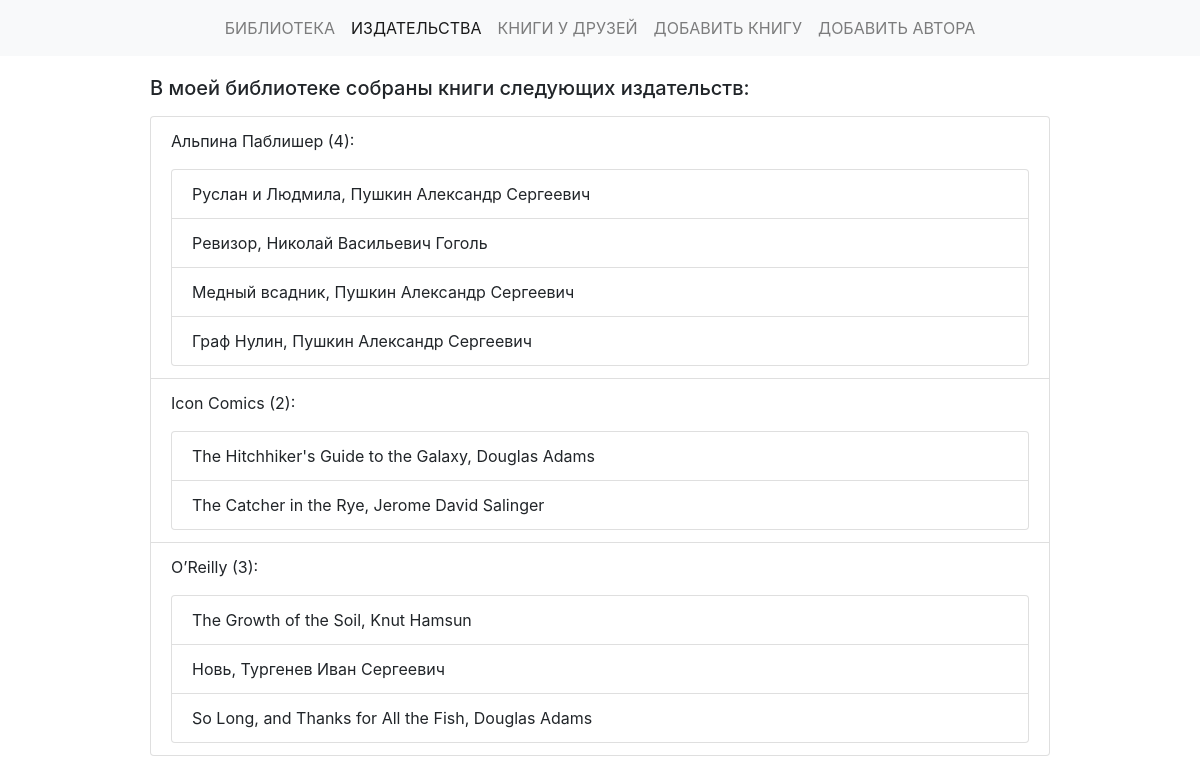
Page /publishers/ on the earlier database version.
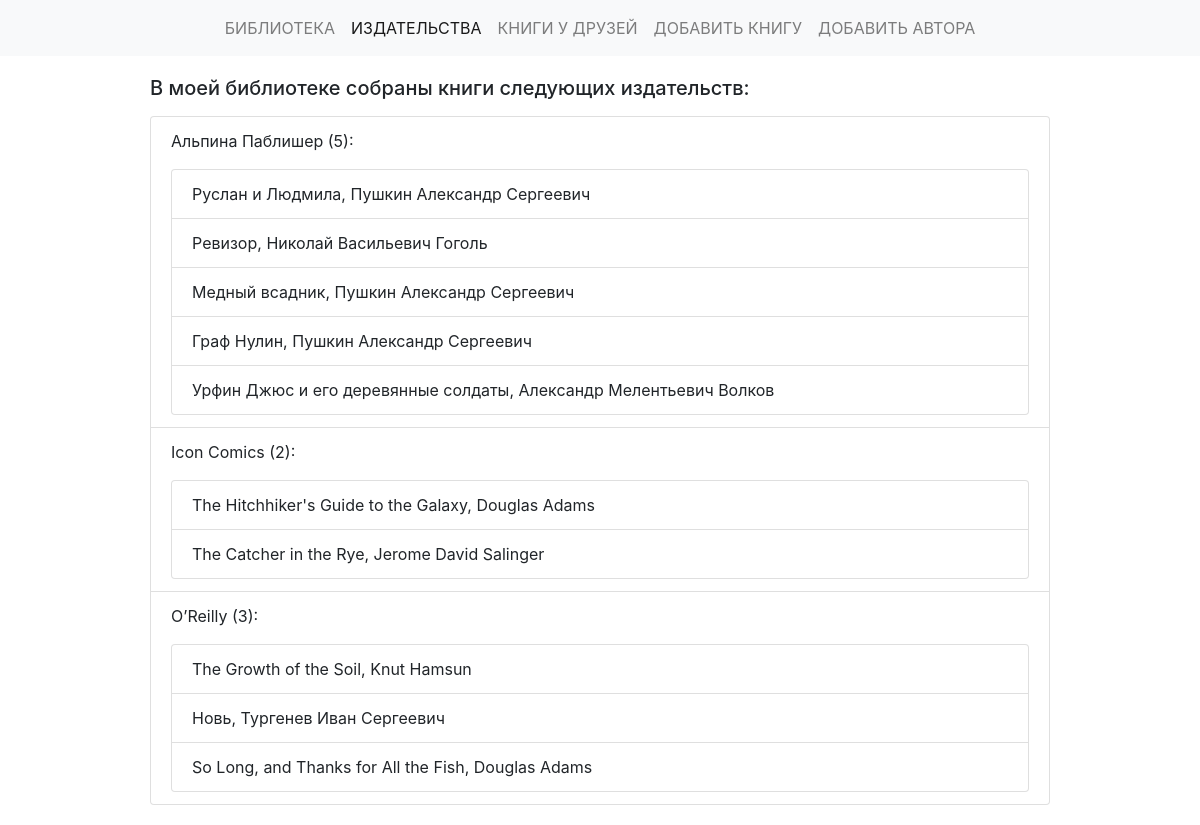
Same page on the later database version.
### p_library/models.py (models this page shows, shortened)
class Publisher(models.Model):
    title = models.CharField(max_length=200)

class Book(models.Model):
    ISBN = models.CharField(max_length=13)
    title = models.TextField()
    description = models.TextField()
    year_release = models.SmallIntegerField()
    author = models.ForeignKey(Author, on_delete=models.CASCADE)
    copy_count = models.PositiveIntegerField(default=1)
    price = models.DecimalField(max_digits=100, decimal_places=2, default=0.00)
    publisher = models.ForeignKey(Publisher, related_name="books", on_delete=models.SET_NULL, null=True, blank=True)
    borrower = models.ForeignKey(Friend, related_name="borrowed_books", on_delete=models.SET_NULL, null=True, blank=True)
    cover = models.ImageField(upload_to='book_covers', blank=True)

class Author(models.Model):
    full_name = models.TextField()
    birth_year = models.SmallIntegerField()
    country = models.CharField(max_length=2)
    def __str__(self):
        return self.full_name

### p_library/views.py (the view)
# urls.py: path("publishers/", views.publishers, name="publishers"),
def publishers(request):
    template = loader.get_template("publishers_list.html")
    publishers = Publisher.objects.all()
    publishers_data = {"publishers": publishers}
    return HttpResponse(template.render(publishers_data))

### p_library/templatetags/pub_books.py (called while the page is built)
@register.filter
def count_books(publisher):
    return publisher.books.count()

### p_library/templates/publishers_list.html
{% extends "base.html" %}
{% load pub_books %}
{% block nav-pub %}<a class="nav-item nav-link active text-uppercase" href="">Издательства</a>{% endblock %}
{% block content %}
    <h5 class="mb-3">В моей библиотеке собраны книги следующих издательств:</h5>
    <ul class="list-group">
        {% for pub in publishers %}
        <li class="list-group-item">
            <p>{{ pub.title }} ({{ pub|count_books }}):</p>
            <ul class="list-group">
                {% for book in pub.books.all %}
                <li class="list-group-item">
                    {{ book.title }}, {{ book.author }}
                </li>
                {% endfor %}
            </ul>
        </li>
        {% endfor %}
    </ul>
{% endblock %}

Differences in the rows shown:
computed for Publisher "Альпина Паблишер": id "4" → "5"
added Book: title "Урфин Джюс и его деревянные солдаты", author "Александр Мелентьевич Волков", shown under Publisher "Альпина Паблишер"
